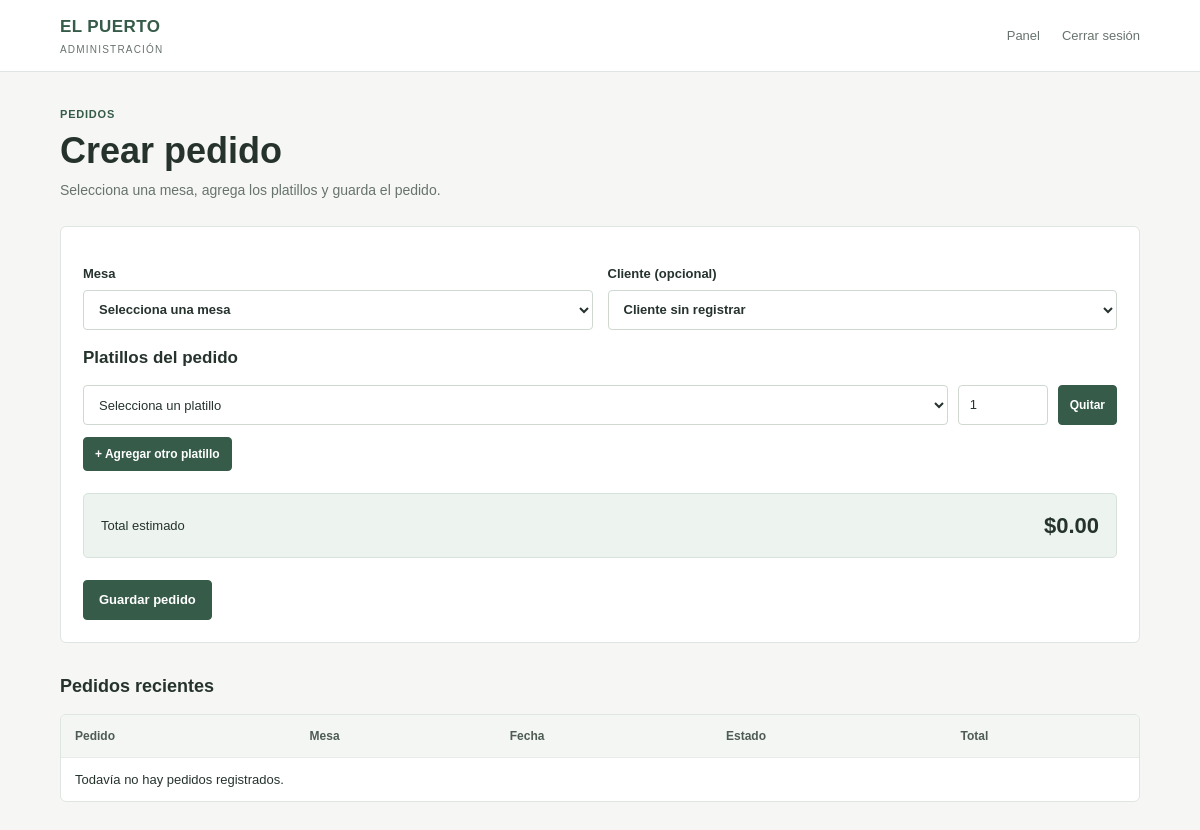
/admin/pedidos.php (signed in), run on an earlier commit of the app's database.
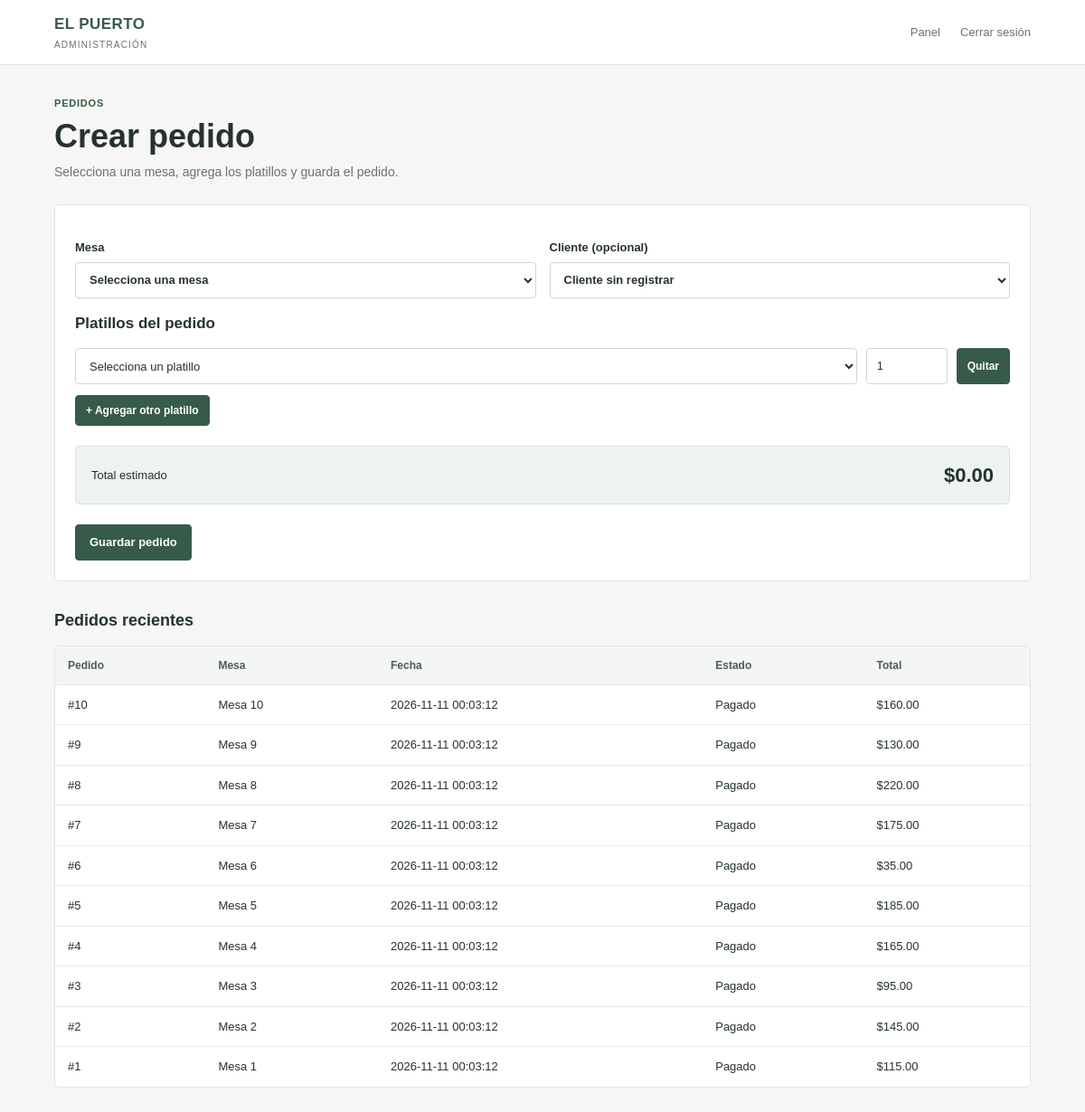
And on a later commit of the database.
### tables this page shows
CREATE TABLE pedidos (
     
    id INT AUTO_INCREMENT PRIMARY KEY,
     
     
    mesa_id INT NOT NULL,
     
     
    cliente_id INT NULL,
     
     
    estado ENUM('Pendiente', 'Preparando', 'Entregado', 'Pagado') DEFAULT 'Pendiente',
     
     
    total DECIMAL(10,2) NOT NULL DEFAULT 0,
     
     
    fecha TIMESTAMP DEFAULT CURRENT_TIMESTAMP,
     
     
    CONSTRAINT fk_pedidos_mesa
        FOREIGN KEY (mesa_id) REFERENCES mesas(id),
     
     
    CONSTRAINT fk_pedidos_cliente
        FOREIGN KEY (cliente_id) REFERENCES clientes(id)
        ON DELETE SET NULL
);

CREATE TABLE mesas (
     
    id INT AUTO_INCREMENT PRIMARY KEY,
     
     
    numero INT NOT NULL UNIQUE,
     
     
    estado ENUM('Libre', 'Ocupada') DEFAULT 'Libre'
);

### admin/pedidos.php (the view, shortened to what this page needs)
<?php
require_once "../config/conexion.php";
$consulta = $conexion->query("SELECT * FROM platillos WHERE disponible = 1 ORDER BY nombre");
$platillos = $consulta->fetchAll(PDO::FETCH_ASSOC);
$sql = "SELECT pedidos.*, mesas.numero AS numero_mesa
        FROM pedidos
        INNER JOIN mesas ON pedidos.mesa_id = mesas.id
        ORDER BY pedidos.id DESC
        LIMIT 12";
$consulta = $conexion->query($sql);
$pedidos = $consulta->fetchAll(PDO::FETCH_ASSOC);
?>
<!DOCTYPE html>
<html lang="es">
<head>
    <link rel="stylesheet" href="../assets/css/estilos.css">
</head>
<body>
    <header class="topbar">
        <a class="logo-admin" href="panel.php">
            EL PUERTO
            <small>ADMINISTRACIÓN</small>
        </a>
        <nav>
            <a href="panel.php">Panel</a>
            <a href="index.php?salir=1">Cerrar sesión</a>
        </nav>
    </header>
    <main class="wrap">
        <p class="eyebrow">PEDIDOS</p>
        <h1>Crear pedido</h1>
        <p class="intro">Selecciona una mesa, agrega los platillos y guarda el pedido.</p>
        <form class="panel-contenido" method="POST" action="guardar_pedido.php" id="pedidoForm">
            <div class="form-grid">
                <label>
                    Mesa
                    <select name="mesa_id" required>
                        <option value="">Selecciona una mesa</option>
                    </select>
                </label>
                <label>
                    Cliente (opcional)
                    <select name="cliente_id">
                        <option value="">Cliente sin registrar</option>
                    </select>
                </label>
            </div>
            <h2 class="section-title">Platillos del pedido</h2>
            <div id="lineas">
                <div class="order-line">
                    <select name="platillo[]" required>
                        <option value="">Selecciona un platillo</option>
                    </select>
                    <input
                        type="number"
                        name="cantidad[]"
                        value="1"
                        min="1"
                        max="30"
                        required
                        aria-label="Cantidad"
                    >
                    <button type="button" class="boton-secundario remove-line">Quitar</button>
                </div>
            </div>
            <button type="button" class="boton-secundario" id="addLine">
                + Agregar otro platillo
            </button>
            <div class="total-box">
                <span>Total estimado</span>
                <strong id="total">$0.00</strong>
            </div>
            <button class="boton-principal" type="submit" <?= count($platillos) === 0 ? "disabled" : "" ?>>
                Guardar pedido
            </button>
        </form>
        <h2 class="section-title">Pedidos recientes</h2>
        <div class="table-box">
            <table>
                <thead>
                    <tr>
                        <th>Pedido</th>
                        <th>Mesa</th>
                        <th>Fecha</th>
                        <th>Estado</th>
                        <th>Total</th>
                    </tr>
                </thead>
                <tbody>
                    <?php foreach ($pedidos as $pedido): ?>
                        <tr>
                            <td>#<?= (int) $pedido["id"] ?></td>
                            <td>Mesa <?= (int) $pedido["numero_mesa"] ?></td>
                            <td><?= htmlspecialchars($pedido["fecha"]) ?></td>
                            <td><?= htmlspecialchars($pedido["estado"]) ?></td>
                            <td>$<?= number_format((float) $pedido["total"], 2) ?></td>
                        </tr>
                    <?php endforeach; ?>
                    <?php if (count($pedidos) === 0): ?>
                        <tr>
                            <td colspan="5">Todavía no hay pedidos registrados.</td>
                        </tr>
                    <?php endif; ?>
                </tbody>
            </table>
        </div>
    </main>
</body>
</html>

### assets/css/estilos.css (style rules this page uses)
* { box-sizing: border-box; }
:root { --fondo: #f6f7f5; --blanco: #ffffff; --texto: #26332d; --texto-suave: #68736d; --verde: #365b49; --verde-hover: #294938; --verde-claro: #edf3ef; --borde: #dfe5e0; --rojo: #a94f48; }
body { margin: 0; font-family: Arial, Helvetica, sans-serif; background: var(--fondo); color: var(--texto); line-height: 1.5; }
a { color: inherit; text-decoration: none; }
button, input, select, textarea { font: inherit; }
.topbar, .barra { min-height: 68px; padding: 14px max(5%, calc((100% - 1120px) / 2)); display: flex; align-items: center; justify-content: space-between; gap: 20px; background: var(--blanco); border-bottom: 1px solid var(--borde); }
.logo-admin, .marca { display: flex; flex-direction: column; color: var(--verde); font-size: 17px; font-weight: 700; letter-spacing: .4px; }
.logo-admin small, .marca small { margin-top: 2px; color: var(--texto-suave); font-size: 10px; font-weight: 400; letter-spacing: 1.2px; }
.topbar nav, .barra nav { display: flex; align-items: center; gap: 22px; color: var(--texto-suave); font-size: 13px; }
.wrap, .admin-contenido { width: min(1120px, 90%); margin: 34px auto 60px; }
.eyebrow, .etiqueta { margin: 0 0 7px; color: var(--verde); font-size: 11px; font-weight: 700; letter-spacing: .8px; text-transform: uppercase; }
h1 { margin: 5px 0 8px; color: var(--texto); font-size: clamp(27px, 4vw, 36px); font-weight: 700; line-height: 1.2; }
h2, h3 { color: var(--texto); }
.intro { max-width: 680px; margin: 0 0 25px; color: var(--texto-suave); font-size: 14px; }
.section-title { margin: 30px 0 14px; font-size: 18px; font-weight: 600; }
.panel-contenido, .formulario-admin { margin: 22px 0; padding: 22px; background: var(--blanco); border: 1px solid var(--borde); border-radius: 6px; }
.panel-contenido h2 { margin: 0 0 15px; font-size: 17px; font-weight: 600; }
.form-grid { display: grid; grid-template-columns: repeat(2, minmax(0, 1fr)); gap: 15px; margin: 15px 0; }
label { display: flex; flex-direction: column; gap: 6px; color: var(--texto); font-size: 13px; font-weight: 600; }
input, select, textarea { width: 100%; min-height: 40px; padding: 9px 11px; color: var(--texto); background: var(--blanco); border: 1px solid #cfd8d1; border-radius: 4px; font-size: 13px; }
.boton-principal, .boton-secundario, .boton { display: inline-flex; align-items: center; justify-content: center; min-height: 38px; padding: 9px 15px; color: var(--blanco); background: var(--verde); border: 1px solid var(--verde); border-radius: 4px; font-size: 13px; font-weight: 600; cursor: pointer; }
.boton-secundario { min-height: 34px; padding: 7px 11px; font-size: 12px; }
.order-line { display: grid; grid-template-columns: 1fr 90px auto; gap: 10px; margin: 12px 0; }
.total-box { display: flex; align-items: center; justify-content: space-between; gap: 15px; margin: 22px 0; padding: 15px 17px; background: var(--verde-claro); border: 1px solid #d7e3da; border-radius: 5px; color: var(--texto); font-size: 13px; }
.total-box strong { font-size: 22px; }
.table-box, .tabla-contenedor { overflow-x: auto; background: var(--blanco); border: 1px solid var(--borde); border-radius: 6px; }
table { width: 100%; border-collapse: collapse; min-width: 650px; text-align: left; }
th, td { padding: 12px 14px; border-bottom: 1px solid #e8ece9; font-size: 13px; }
th { color: #4e5c54; background: #f3f6f3; font-size: 12px; font-weight: 600; }
td { color: var(--texto); }
tbody tr:last-child td { border-bottom: 0; }

What changed in the data, as far as the page shows it:
added pedidos: id "10", mesa.numero "10", fecha "2026-11-11 00:03:12", estado "Pagado", total "160.00"
added pedidos: id "9", mesa.numero "9", fecha "2026-11-11 00:03:12", estado "Pagado", total "130.00"
added pedidos: id "8", mesa.numero "8", fecha "2026-11-11 00:03:12", estado "Pagado", total "220.00"
added pedidos: id "7", mesa.numero "7", fecha "2026-11-11 00:03:12", estado "Pagado", total "175.00"
added pedidos: id "6", mesa.numero "6", fecha "2026-11-11 00:03:12", estado "Pagado", total "35.00"
added pedidos: id "5", mesa.numero "5", fecha "2026-11-11 00:03:12", estado "Pagado", total "185.00"
added pedidos: id "4", mesa.numero "4", fecha "2026-11-11 00:03:12", estado "Pagado", total "165.00"
added pedidos: id "3", mesa.numero "3", fecha "2026-11-11 00:03:12", estado "Pagado", total "95.00"
added pedidos: id "2", mesa.numero "2", fecha "2026-11-11 00:03:12", estado "Pagado", total "145.00"
added pedidos: id "1", mesa.numero "1", fecha "2026-11-11 00:03:12", estado "Pagado", total "115.00"
Also different on the page:
text no longer shown: "Todavía no hay pedidos registrados."
